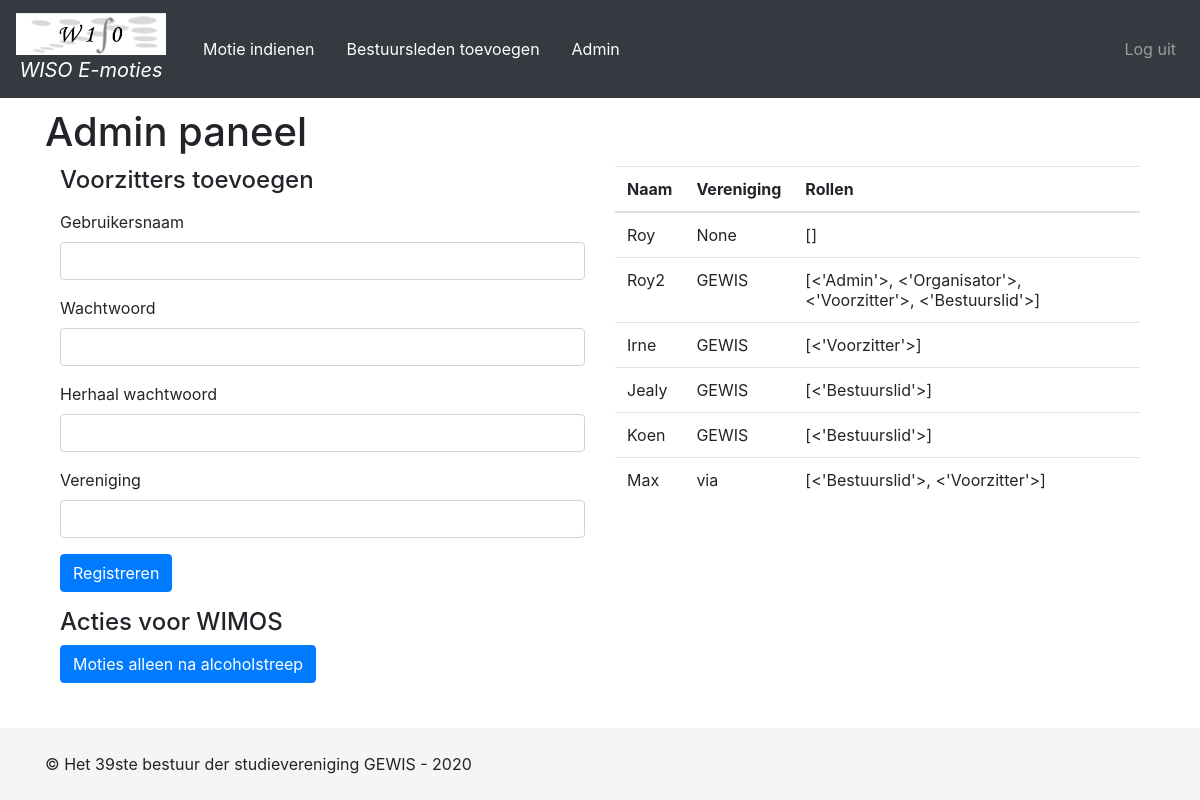
The app's page /admin (signed in), older data.
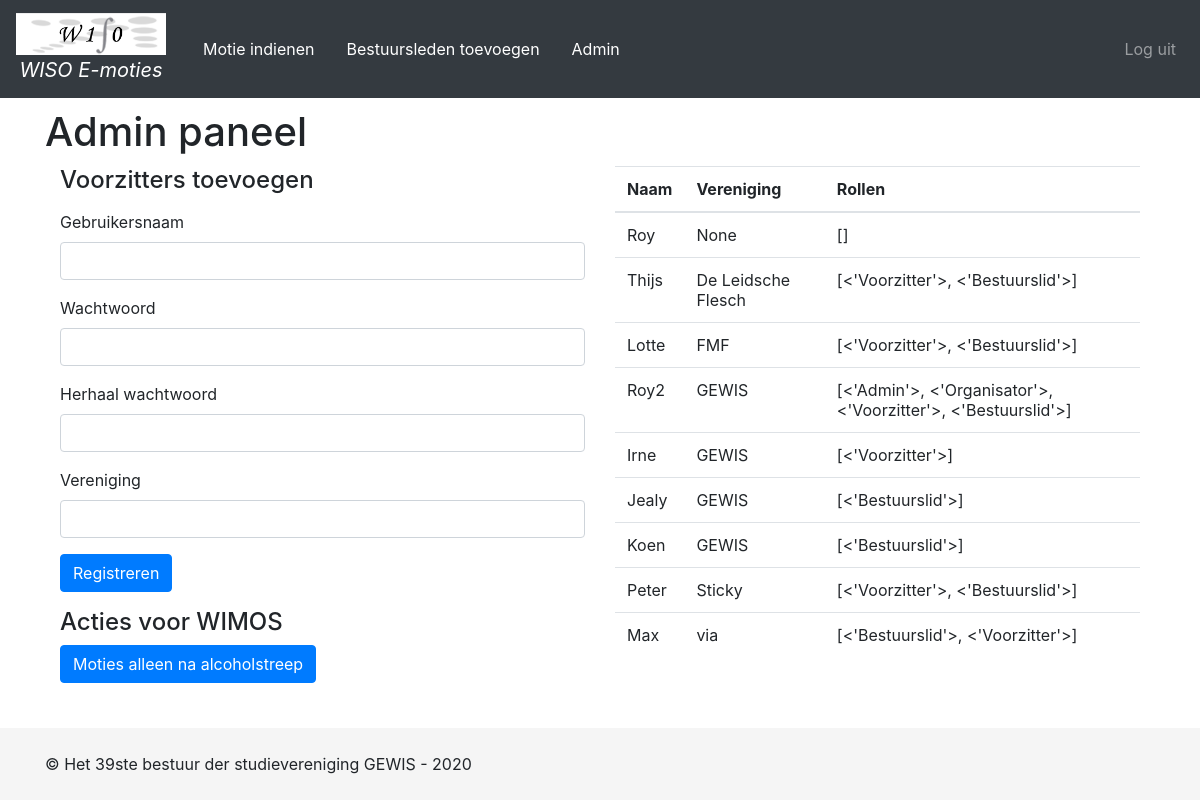
The same page, newer data.
### app/models.py (models this page shows)
class User(db.Model, UserMixin):
    id = db.Column(db.Integer(), primary_key=True)
    username = db.Column(db.String(64), index=True, unique=True)
    password = db.Column(db.String(128))
    active = db.Column(db.Boolean(), default=True)
    email = db.Column(db.String(128), unique=True)
    roles = db.relationship('Role', secondary='user_roles')
    association = db.Column(db.String(32))

class Role(db.Model):
    id = db.Column(db.Integer(), primary_key=True)
    name = db.Column(db.String(64), unique=True)
    def __repr__(self):
        return "<'{}'>".format(self.name)

### app/routes.py (the view, shortened to what this page needs)
@app.route('/admin', methods=['GET', 'POST'])
@roles_required('Admin')
def admin():
    form = RegisterChairmanForm()
    users = User.query.order_by(User.association).all()
    return render_template('admin.html', alcohol_passed=f.alcohol_passed, form=form, User=User, users=users)

### app/forms.py (shortened to what this page needs)
class RegisterChairmanForm(FlaskForm):
    password_validator_added = False
    next = HiddenField()  # for login_or_register.html
    reg_next = HiddenField()  # for register.html
    username = StringField('Gebruikersnaam', validators=[
        DataRequired('Gebruikersnaam is verplicht'),
        username_validator,
        unique_username_validator])
    password = PasswordField('Wachtwoord', validators=[
        DataRequired('Wachtwoord is verplicht')])
    retype_password = PasswordField('Herhaal wachtwoord', validators=[
        EqualTo('password', message='Wachtwoorden zijn niet hetzelfde')])
    association = StringField('Vereniging', validators=[DataRequired('Vereniging is verplicht')])
    submit = SubmitField('Registreren')

### app/templates/admin.html (shortened to what this page needs)
{% extends "base.html" %}
{% block content %}
    <h1>Admin paneel</h1>
    <div class="container">
        <div class="row">
            <div class="col">
                <h4>Voorzitters toevoegen</h4>
                <form action="" method="post" novalidate>
                    <p>
                        <div class="form-group">
                            {{ form.username.label(for="username") }}
                            {{ form.username(class="form-control", id="username") }}
                        </div>
                    </p>
                    <p>
                        <div class="form-group">
                            {{ form.password.label(for="password") }}<br>
                            {{ form.password(class="form-control", id="password") }}
                        </div>
                    </p>
                    <p>
                        <div class="form-group">
                            {{ form.retype_password.label(for="retype_password") }}<br>
                            {{ form.retype_password(class="form-control", id="retype_password") }}
                        </div>
                    </p>
                    <p>
                        <div class="form-group">
                            {{ form.association.label(for="association") }}<br>
                            {{ form.association(class="form-control", id="association") }}
                        </div>
                    </p>
                    <p>
                        {{ form.submit(class="btn btn-primary") }}
                    </p>
                </form>
                <h4>Acties voor WIMOS</h4>
                <a href="{{ url_for('tog_alcohol') }}" class="button btn btn-primary">{% if not alcohol_passed %}Moties alleen na alcoholstreep{% else %}Moties voor en na alcoholstreep{% endif %}</a>
            </div>
            <div class="col">
                <table class="table">
                    <thead>
                        <tr>
                            <th>Naam</th>
                            <th>Vereniging</th>
                            <th>Rollen</th>
                        </tr>
                    </thead>
                    <tbody>
                    {% for u in users %}
                        <tr>
                            <td>{{ u.username }}</td>
                            <td>{{ u.association }}</td>
                            <td>{{ u.roles }}</td>
                        </tr>
                    {% endfor %}
                    </tbody>
                </table>
            </div>
        </div>
    </div>
{% endblock %}

Row changes from the older to the newer data that the page shows:
added User: username "Thijs", association "De Leidsche Flesch", roles "[<'Voorzitter'>, <'Bestuurslid'>]"
added User: username "Lotte", association "FMF", roles "[<'Voorzitter'>, <'Bestuurslid'>]"
added User: username "Peter", association "Sticky", roles "[<'Voorzitter'>, <'Bestuurslid'>]"
